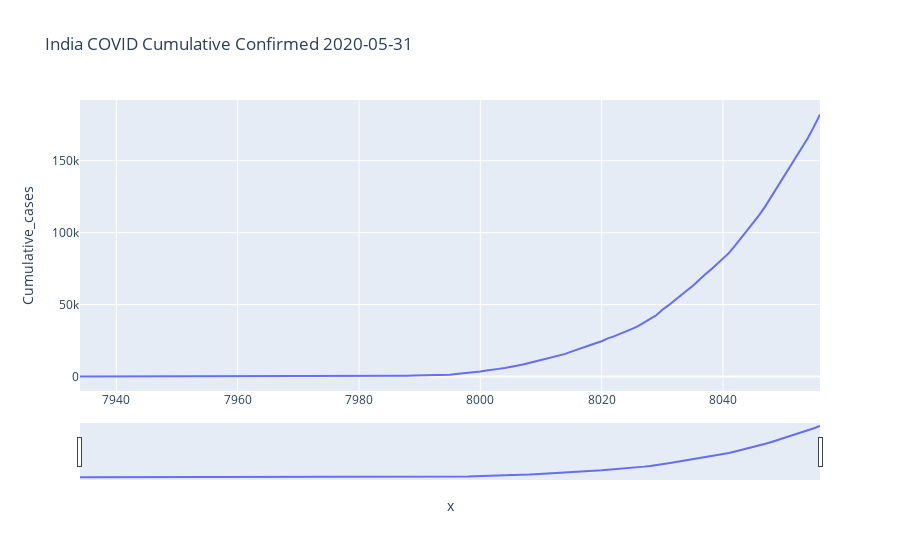
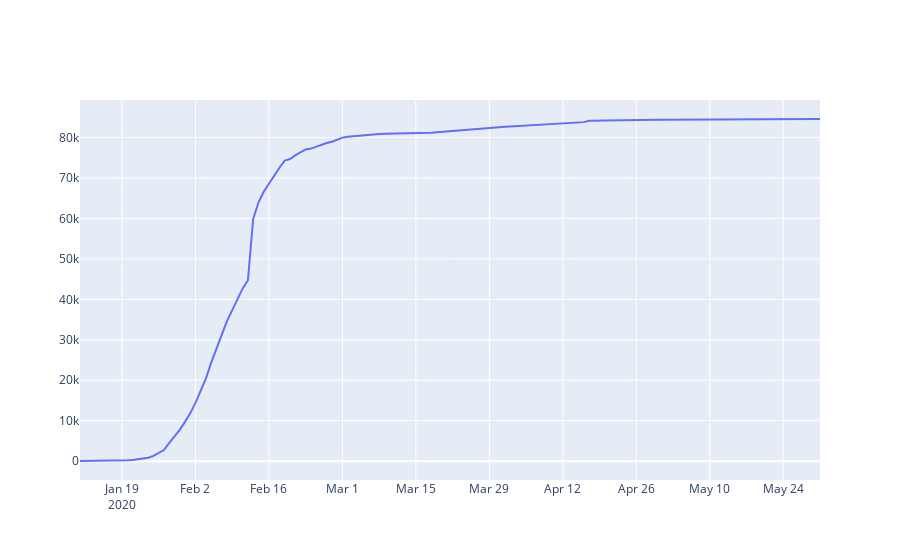

Notebook code for these charts, in order:
### Markdown cell above
# WORLD_COVID_ANALYSIS_2020

### Code cell
import pandas as pd
import matplotlib.pyplot as plt
import datetime as dt
import plotly.graph_objects as go
from fbprophet import Prophet
import plotly.express as px
import numpy as np
plt.style.use('fivethirtyeight')
print('COVID 2020 ANALYSIS AND PREDICTION:')
print('Source: WHO global data on COVID 2020.')
df=pd.DataFrame(pd.read_csv('WHO-COVID-19-global-data-12.csv'))
print(f'There are {df.shape[0]} observations and {df.shape[1]} attributes in this dataset as on {dt.date.today()} ')
print(df.apply(lambda x: x.isna().sum()))
print('Drop the attributes with null value as we dont need them for further analysis.\n')
df.drop(columns=['Country_code','WHO_region'],inplace=True)
print(df.head(10))
print('\nCount of Unique Values:')
print(df.nunique())
print('\nThe datatype of Attributes: ')
print(df.info())
print('\nThe datatype of date is Object: Need to convert it to datetime ')
dfT=df.copy()
print(f'This dataset has data about {df.Country.nunique()} unique countries in world')
#renaming column name
df.rename(columns={'Date_reported':'ds'},inplace=True)
#changing data type
df['ds']=pd.to_datetime(df['ds'])
print(df.info())
df.set_index('ds',inplace=True)
#Graphs

# Analysis considering by Countries - Extraction by Country name
df_India=dfT[dfT['Country']=='India']
df_India.set_index('Date_reported')
#Visualizing COVID Cases

#Bar chart of India's COVID Cases
plt.figure(figsize=(30,10))
df_India['Cumulative_cases'].plot(kind='bar')
plt.title(f'COVID Cases in India as on {dt.date.today()}',fontsize=30)
plt.show()

#Using rangeSlider
s=' India COVID Cumulative Confirmed '+str(dt.date.today())
fig = px.line(df_India, x=df_India.index.values, y='Cumulative_cases', title=s)
fig.update_xaxes(rangeslider_visible=True)
fig.show()
print('COVID Cases will rise in India as per this curve.')

# Visualizing China's COVID Cases
plt.figure(figsize=(30,10))
df[df['Country']=='China']['Cumulative_cases'].plot(kind='bar')
plt.title(f'COVID Cases in China as on {dt.date.today()}',fontsize=30)
plt.show()

df_China=df[df['Country']==('China')]
fig = go.Figure([go.Scatter(x=df_China.index, y=df_China['Cumulative_cases'])])
fig.show()
print('COVID Cases Curve has flattened in China. So lockdown has been lifted in China.')

## Visualizing Italy's COVID Cases
plt.figure(figsize=(30,10))
df[df['Country']=='Italy']['Cumulative_cases'].plot(kind='bar')
plt.title(f'COVID Cases in Italy as on {dt.date.today()}',fontsize=30)
plt.show()
print('COVID Cases will rise marginally in Italy but it is showing initial signs that the curve will begin to faltten in Italy.')

# Visualizing USA's COVID Cases
print('Country names starting with U: ',df[df['Country'].str.startswith('U')]['Country'].unique())

def plot_COVID_graph(country):
    plt.figure(figsize=(30,7))
    df[df['Country']==country]['Cumulative_cases'].plot(kind='bar')
    plt.title(f'COVID Cases in {country} as on {dt.date.today()}',fontsize=30)
    plt.show()
    
plot_COVID_graph('United States of America')
print('COVID Cases will rise in USA.')

# Visualizing Brazil's COVID Cases
print('Country names starting with B: ',df[df['Country'].str.startswith('B')]['Country'].unique())
    
plot_COVID_graph('Brazil')

# Analysis considering all Countries as on Today- Extraction by Date
df_Today = pd.DataFrame(dfT[dfT['Date_reported']==dfT.iloc[df.shape[0]-1]['Date_reported']])
df_Today.set_index('Country',inplace=True)
df_Today.drop(columns=['Date_reported'],inplace=True)

#Top 15 Cities with Maximum COVID Cases - Worst Hit Countries
df_Today.sort_values(by='Cumulative_cases',ascending=False)[:15].plot(kind='bar',y='Cumulative_cases',figsize=(30,10))
plt.title(f'Top 15 Countries with Maximum COVID Cases in World as on {dt.date.today()-dt.timedelta(1)}',fontsize=30)
plt.show()

#Top 15 Cities with Maximum COVID Cases
df_Today.sort_values(by='Cumulative_deaths',ascending=False)[:20].plot(kind='bar',
                                    y='Cumulative_deaths',figsize=(30,10),color='red')
plt.title(f'Top 20 Country with Maximum COVID Death Cases in World as on {dt.date.today()}',fontsize=30)
plt.grid(True)
plt.show()

print('Country with Maximum Cases: ',df_Today[df_Today['Cumulative_cases']==df_Today['Cumulative_cases'].max()])

#Pie Chart
a=np.zeros(20)
a[0]=.1
df_Today.sort_values(by='Cumulative_deaths',ascending=False)[:20].plot(kind='pie',                                                                                                       
                                    subplots=True,figsize=(30,40),                                                                                                      
                                    label= f'COVID Cases in World as on {dt.date.today()}',
                                    explode=a , fontsize=8 ,autopct='%1.1f%%',shadow = True, startangle=0,
                                    legend=False )
plt.title(f'COVID Cases in World as on {dt.date.today()}',fontsize=30)
plt.grid(True)
plt.show()

#MultiParameter Sorting
df_Today.sort_values(by=['New_cases','Country'],axis=0,inplace=True,ascending=False)
print(df_Today.head(10))

# Choloropleth Map for World - Highlighting COVID Death CASE COUNT

dfM = dfT
dfM['Date_reported'] = pd.to_datetime(dfM['Date_reported'])

total_list = dfM.groupby('Country').sum()['Cumulative_deaths']

country_list = dfM["Country"].tolist()
country_set = set(country_list)
country_list = list(country_set)
country_list.sort()

new_df = pd.DataFrame(list(zip(country_list, total_list)), 
               columns =['Country', 'Total_Cases'])

fig = go.Figure(data=go.Choropleth(
    locationmode = "country names",
    locations = new_df['Country'],
    z = new_df['Total_Cases'],
    text = new_df['Total_Cases'],
    autocolorscale=True,
    reversescale=False,
    colorbar_title = 'Reported Death Covid-19 Cases',
))

fig.update_layout(
    title_text='Reported Death Covid-19 Cases',
    geo=dict(
        showcoastlines=True,
    ),
)
s='first_figure'+str(dt.datetime.now())+'.html'
fig.write_html(s, auto_open=True)

#Case Study 3: Base Model for Time Series Prediction of COVID Cases in India
## Time Series Prediction of Covid Cases in India
ax = df_India.plot(figsize=(10, 5))
ax.set_ylabel('Daily Number of COVID Cumulative Confirmed Cases in India')
ax.set_xlabel('Date')
plt.show()
df_India.reset_index(inplace=True)
df_temp=df_India.filter(['Date_reported','Cumulative_cases'])
df_temp.rename(columns={'Date_reported':'ds'},inplace=True)
df_temp.rename(columns={'Cumulative_cases':'y'},inplace=True)
df_temp['ds']=pd.to_datetime(df_temp['ds'])
df_temp['ds']=df_temp['ds'].dt.date
my_model = Prophet(interval_width=0.95)
my_model.fit(df_temp)
future_dates = my_model.make_future_dataframe(periods=30, freq='D')
forecast = my_model.predict(future_dates)
forecast[['ds', 'yhat', 'yhat_lower', 'yhat_upper']].tail()
df_bar=pd.DataFrame(data=[df_India.iloc[df_India.shape[0]-1]['Cumulative_cases']],columns=['Current'])
df_bar_p=pd.DataFrame(data=[np.ceil(forecast.iloc[forecast.shape[0]-1]['yhat'])],columns=['Predicted'])
print('Current vs. Predicted COVID Cases in India:')
df_bar = pd.concat([df_bar, df_bar_p],axis='columns')
df_bar.rename(columns={'Current':pd.to_datetime('31-05-20'),'Predicted':pd.to_datetime('30-06-20')},inplace=True)
print(df_bar)
df_bar = df_bar.transpose()
df_bar.rename(columns={0:'Confirmed Cases'},inplace=True)
df_bar.plot(kind='line',title='Approximated Predicted Growth ( at 95% CI) in Confirmed Cases in India ')
plt.show()
rate = round((df_bar['Confirmed Cases'][1]-df_bar['Confirmed Cases'][0])*100/(df_bar['Confirmed Cases'][0]),2)

df_bar.plot(kind='bar',
title=f'Approximated Predicted COVID Growth (upper limit at 95% CI) is {rate}% in Confirmed Cases in India \n(Lockdown should be extended) ',
           color='red')
plt.show()

# Visualization of Predicted Growth in COVID Cases in India
my_model.plot(forecast,uncertainty=True,xlabel='Dates',ylabel='Cumulative Confirmed')
s='Predicted Trend of COVID data in ' +('India ').upper() + str('till 2020-06-30')
plt.title(s)
plt.show()

### Figure 1 — Plotly figure (JSON) as saved in the notebook; plotly's stock layout.template omitted (floating-point values rounded to 4 significant figures)
{"data": [{"hovertemplate": "x=%{x}<br>Cumulative_cases=%{y}<extra></extra>", "legendgroup": "", "line": {"color": "#636efa", "dash": "solid"}, "mode": "lines", "name": "", "showlegend": false, "type": "scatter", "x": [7934, 7935, 7936, 7937, 7938, 7939, 7940, 7941, 7942, 7943, 7944, 7945, 7946, 7947, 7948, 7949, 7950, 7951, 7952, 7953, 7954, 7955, 7956, 7957, 7958, 7959, 7960, 7961, 7962, 7963, 7964, 7965, 7966, 7967, 7968, 7969, 7970, 7971, 7972, 7973, 7974, 7975, 7976, 7977, 7978, 7979, 7980, 7981, 7982, 7983, 7984, 7985, 7986, 7987, 7988, 7989, 7990, 7991, 7992, 7993, 7994, 7995, 7996, 7997, 7998, 7999, 8000, 8001, 8002, 8003, 8004, 8005, 8006, 8007, 8008, 8009, 8010, 8011, 8012, 8013, 8014, 8015, 8016, 8017, 8018, 8019, 8020, 8021, 8022, 8023, 8024, 8025, 8026, 8027, 8028, 8029, 8030, 8031, 8032, 8033, 8034, 8035, 8036, 8037, 8038, 8039, 8040, 8041, 8042, 8043, 8044, 8045, 8046, 8047, 8048, 8049, 8050, 8051, 8052, 8053, 8054, 8055, 8056], "xaxis": "x", "y": [1, 1, 1, 2, 3, 3, 3, 3, 3, 3, 3, 3, 3, 3, 3, 3, 3, 3, 3, 3, 3, 3, 3, 3, 3, 3, 3, 3, 3, 3, 3, 3, 5, 5, 27, 29, 31, 34, 39, 44, 50, 60, 74, 81, 84, 107, 114, 137, 151, 195, 195, 283, 341, 434, 519, 606, 649, 724, 724, 979, 1071, 1251, 1636, 1965, 2301, 2902, 3374, 4067, 4421, 5274, 5865, 6412, 7447, 8356, 9152, 10363, 11439, 12380, 13387, 14378, 15712, 17265, 18601, 19984, 21393, 23077, 24506, 26496, 27892, 29435, 31332, 33050, 35043, 37336, 39980, 42533, 46433, 49391, 52952, 56342, 59662, 62939, 67152, 70756, 74281, 78003, 81970, 85940, 90927, 96169, 101139, 106750, 112359, 118447, 125101, 131868, 138845, 145380, 151767, 158333, 165799, 173763, 182143], "yaxis": "y"}], "layout": {"legend": {"tracegroupgap": 0}, "title": {"text": " India COVID Cumulative Confirmed 2020-05-31"}, "xaxis": {"anchor": "y", "domain": [0, 1], "rangeslider": {"visible": true}, "title": {"text": "x"}}, "yaxis": {"anchor": "x", "domain": [0, 1], "title": {"text": "Cumulative_cases"}}}}

### Figure 2 — Plotly figure (JSON) as saved in the notebook; plotly's stock layout.template omitted (floating-point values rounded to 4 significant figures; data arrays with more than 128 entries replaced by an {"elided": "..."} marker saying what was removed)
{"data": [{"type": "scatter", "x": {"elided": "142 str values"}, "y": {"elided": "142 int values"}}], "layout": {}}
